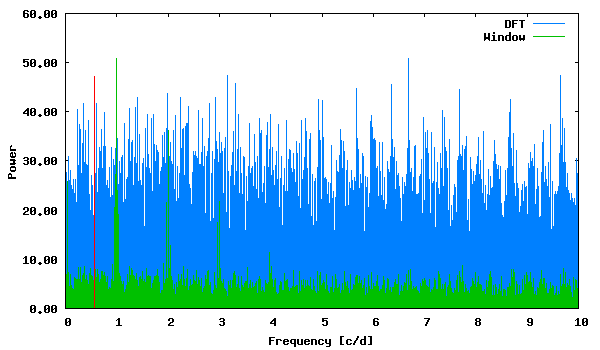

The script that saved this image:
set term png size 600,350 medium
set colors classic
set output "phase_lc_14.deeming.png"
set xlabel "Frequency [c/d]"
set ylabel "Power"
set format y "%5.2f"
plot "deeming.periodogram" using 1:2 with lines linecolor 3 title "DFT", "deeming.periodogram" using 1:3 with lines linecolor 2 title "Window", "<echo '0.558650 47.10222389'" with impulses linecolor 1 title ""
 
